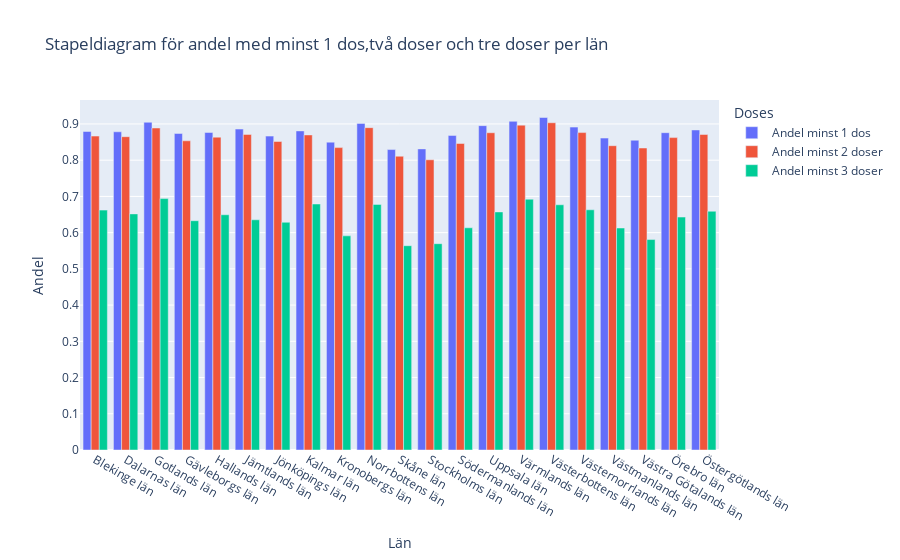

Here is the notebook cell this chart was saved with:
### Code cell
fig = px.bar(
    data_frame=df_andel,
    x="Län_namn",
    y=[
        df_andel["Antal minst 1 dos"] / df_andel["Befolkning"],
        df_andel["Antal minst 2 doser"] / df_andel["Befolkning"],
        df_andel["Antal 3 doser"] / df_andel["Befolkning"],
    ],
    labels={"Län_namn": "Län", "value": "Andel", "variable":"Doses"},
    title="Stapeldiagram för andel med minst 1 dos,två doser och tre doser per län",
    barmode="group",
)
# change variables from reference
# https://stackoverflow.com/questions/64371174/plotly-how-to-change-variable-label-names-for-the-legend-in-a-plotly-express-li
newnames = {
    "wide_variable_0": "Andel minst 1 dos",
    "wide_variable_1": "Andel minst 2 doser",
    "wide_variable_2": "Andel minst 3 doser",
}
fig.for_each_trace(
    lambda t: t.update(
        name=newnames[t.name],
        legendgroup=newnames[t.name],
        hovertemplate=t.hovertemplate.replace(t.name, newnames[t.name]),
    )
)
fig.show()

### Figure 1 — Plotly figure (JSON) as saved in the notebook; plotly's stock layout.template omitted (floating-point values rounded to 4 significant figures)
{"data": [{"alignmentgroup": "True", "hovertemplate": "Doses=Andel minst 1 dos<br>Län=%{x}<br>Andel=%{y}<extra></extra>", "legendgroup": "Andel minst 1 dos", "marker": {"color": "#636efa", "pattern": {"shape": ""}}, "name": "Andel minst 1 dos", "offsetgroup": "wide_variable_0", "orientation": "v", "showlegend": true, "textposition": "auto", "type": "bar", "x": ["Blekinge län", "Dalarnas län", "Gotlands län", "Gävleborgs län", "Hallands län", "Jämtlands län", "Jönköpings län", "Kalmar län", "Kronobergs län", "Norrbottens län", "Skåne län", "Stockholms län", "Södermanlands län", "Uppsala län", "Värmlands län", "Västerbottens län", "Västernorrlands län", "Västmanlands län", "Västra Götalands län", "Örebro län", "Östergötlands län"], "xaxis": "x", "y": [0.8792, 0.8784, 0.9047, 0.8738, 0.8765, 0.8859, 0.8664, 0.8808, 0.8498, 0.9015, 0.8293, 0.8312, 0.8683, 0.8954, 0.9072, 0.9178, 0.8913, 0.861, 0.8551, 0.8759, 0.8834], "yaxis": "y"}, {"alignmentgroup": "True", "hovertemplate": "Doses=Andel minst 2 doser<br>Län=%{x}<br>Andel=%{y}<extra></extra>", "legendgroup": "Andel minst 2 doser", "marker": {"color": "#EF553B", "pattern": {"shape": ""}}, "name": "Andel minst 2 doser", "offsetgroup": "wide_variable_1", "orientation": "v", "showlegend": true, "textposition": "auto", "type": "bar", "x": ["Blekinge län", "Dalarnas län", "Gotlands län", "Gävleborgs län", "Hallands län", "Jämtlands län", "Jönköpings län", "Kalmar län", "Kronobergs län", "Norrbottens län", "Skåne län", "Stockholms län", "Södermanlands län", "Uppsala län", "Värmlands län", "Västerbottens län", "Västernorrlands län", "Västmanlands län", "Västra Götalands län", "Örebro län", "Östergötlands län"], "xaxis": "x", "y": [0.8665, 0.8649, 0.8888, 0.8535, 0.8636, 0.8711, 0.8516, 0.8697, 0.8347, 0.8897, 0.8109, 0.8011, 0.8461, 0.8757, 0.8968, 0.9034, 0.8762, 0.84, 0.8336, 0.8624, 0.8709], "yaxis": "y"}, {"alignmentgroup": "True", "hovertemplate": "Doses=Andel minst 3 doser<br>Län=%{x}<br>Andel=%{y}<extra></extra>", "legendgroup": "Andel minst 3 doser", "marker": {"color": "#00cc96", "pattern": {"shape": ""}}, "name": "Andel minst 3 doser", "offsetgroup": "wide_variable_2", "orientation": "v", "showlegend": true, "textposition": "auto", "type": "bar", "x": ["Blekinge län", "Dalarnas län", "Gotlands län", "Gävleborgs län", "Hallands län", "Jämtlands län", "Jönköpings län", "Kalmar län", "Kronobergs län", "Norrbottens län", "Skåne län", "Stockholms län", "Södermanlands län", "Uppsala län", "Värmlands län", "Västerbottens län", "Västernorrlands län", "Västmanlands län", "Västra Götalands län", "Örebro län", "Östergötlands län"], "xaxis": "x", "y": [0.6622, 0.6518, 0.694, 0.6329, 0.6494, 0.6355, 0.6286, 0.679, 0.5911, 0.678, 0.5639, 0.5695, 0.6134, 0.6572, 0.6924, 0.6769, 0.6631, 0.6128, 0.5809, 0.643, 0.6591], "yaxis": "y"}], "layout": {"barmode": "group", "legend": {"title": {"text": "Doses"}, "tracegroupgap": 0}, "title": {"text": "Stapeldiagram för andel med minst 1 dos,två doser och tre doser per län"}, "xaxis": {"anchor": "y", "domain": [0, 1], "title": {"text": "Län"}}, "yaxis": {"anchor": "x", "domain": [0, 1], "title": {"text": "Andel"}}}}
